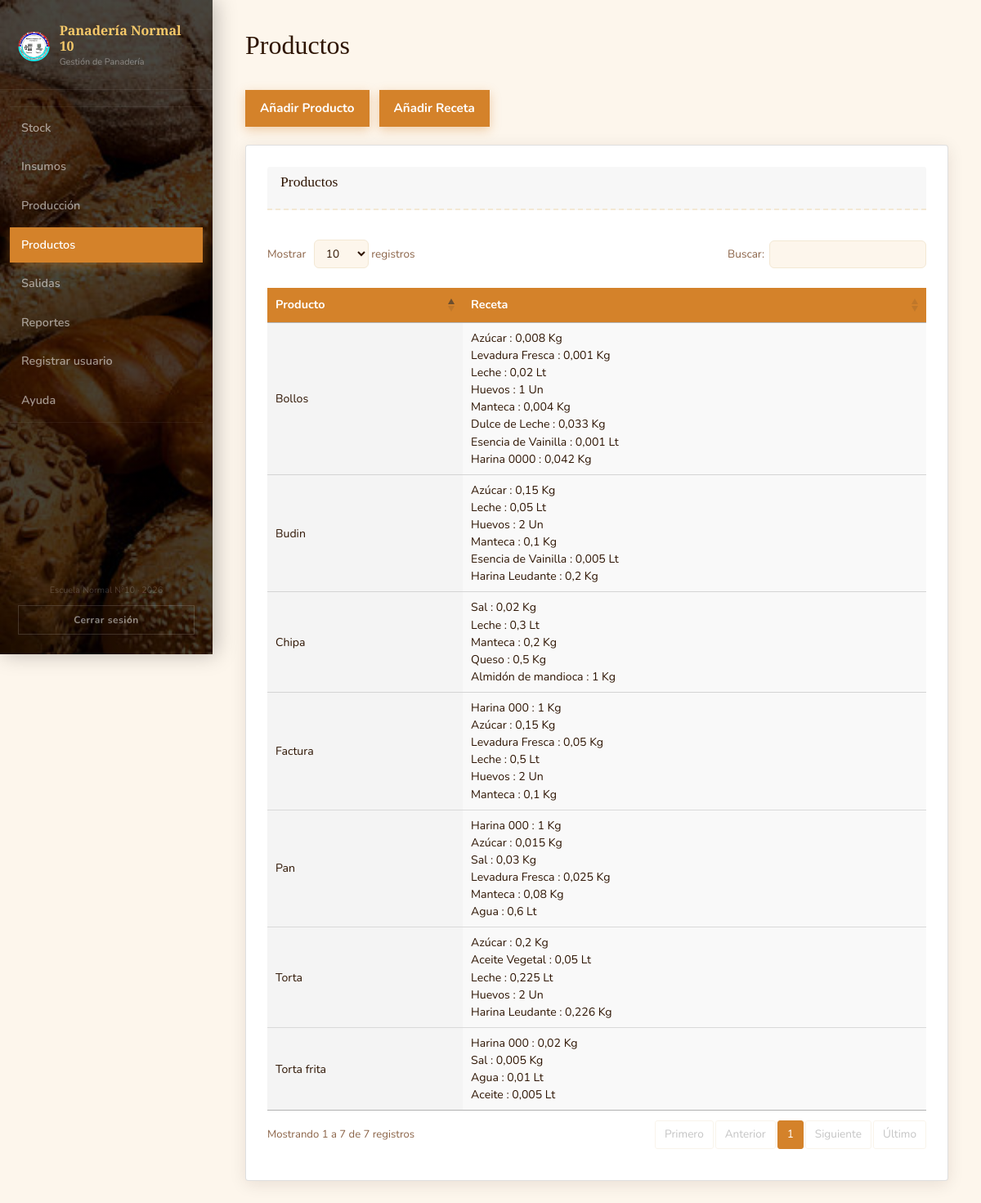
The app's page /productos.php (signed in) with its own data.
### tables this page shows
CREATE TABLE `productos` (
  `idproductos` int(11) NOT NULL,
  `idunidad_de_medida` int(11) NOT NULL,
  `nombre` varchar(45) NOT NULL
);

### PHP/utilidades.php (called while the page is built)
<?php
if (!function_exists('formatear_cantidad')) {
    function formatear_cantidad($numero) {
        $texto = number_format((float) $numero, 3, ',', '');
        return rtrim(rtrim($texto, '0'), ',') ?: '0';
    }
}

### productos.php (the view, shortened to what this page needs)
<?php
require_once 'conexion.php';
require_once 'PHP/utilidades.php';
?>
<!DOCTYPE html>
<html lang="es">
<head>
  <link rel="stylesheet" href="Framework/bootstrap-5.1.3/css/bootstrap.min.css"/>
  <link rel="stylesheet" href="Libreria/DataTables/datatables.min.css"/>
  <link rel="stylesheet" href="CSS/styles.css"/>
</head>
<body>
  <aside class="sidebar">
    <div class="sidebar-brand">
      <div class="brand-icon"><img src="CSS/Imagenes/Logo.png" alt="Logo panadería"></div>
      <div class="brand-text">
        <span class="brand-name">Panadería Normal 10</span>
        <span class="brand-sub">Gestión de Panadería</span>
      </div>
    </div>
    <ul class="nav-links">
      <?php include 'sidebar.php'; ?>
    </ul>
    <div class="sidebar-footer">
      <span>Escuela Normal N°10 · 2026</span>
      <a href="logout.php" class="btn-logout">Cerrar sesión</a>
    </div>
  </aside>
  <main class="main-content">
    <header class="page-header">
      <h1 class="page-title">Productos</h1>
    </header>
    <div class="acciones-productos">
      <a href="nuevo_producto.php" class="btn-primary">Añadir Producto</a>
      <a href="nueva_receta.php" class="btn-primary">Añadir Receta</a>
    </div>
    <section class="card" aria-label="Productos Registrados">
      <header class="card-header"><h2>Productos</h2></header>
      <div class="lista-productos">
        <?php
        $lista_productos = mysqli_query($conexion, "
            SELECT idproductos, nombre AS nombre_producto
            FROM productos
            ORDER BY nombre
        ");
        if (mysqli_num_rows($lista_productos) === 0): ?>
          <p class="sin-datos">No hay productos registrados.</p>
        <?php else: ?>
          <table id="tabla-productos" class="display">
            <thead>
              <tr>
                <th>Producto</th>
                <th>Receta</th>
              </tr>
            </thead>
            <tbody>
              <?php while ($producto = mysqli_fetch_assoc($lista_productos)): ?>
                <?php
                $receta_del_producto = mysqli_query($conexion, "
                    SELECT i.nombre AS nombre_insumo, r.cantidad, u.abreviatura
                    FROM receta r
                    INNER JOIN insumos i ON r.id_insumo = i.idinsumos
                    INNER JOIN unidad_de_medida u ON i.idunidad_de_medida = u.idunidad_de_medida
                    WHERE r.id_producto = {$producto['idproductos']}
                ");
                $partes_receta = [];
                while ($fila_receta = mysqli_fetch_assoc($receta_del_producto)) {
                    $partes_receta[] = htmlspecialchars($fila_receta['nombre_insumo']) . ' : ' . formatear_cantidad($fila_receta['cantidad']) . ' ' . htmlspecialchars($fila_receta['abreviatura']);
                }
                ?>
                <tr>
                  <td><?= htmlspecialchars($producto['nombre_producto']) ?></td>
                  <td><?= !empty($partes_receta) ? implode('<br>', $partes_receta) : 'Sin receta definida' ?></td>
                </tr>
              <?php endwhile; ?>
            </tbody>
          </table>
        <?php endif; ?>
      </div>
    </section>
  </main>
</body>
</html>

### CSS/styles.css (style rules this page uses)
*, *::before, *::after { box-sizing: border-box; margin: 0; padding: 0; }
:root { --cream: #fdf6ec; --cream-dark: #f3e8d4; --brown-dark: #2e1503; --brown-mid: #6b3a1f; --amber: #d4822a; --gold-light: #f5c96a; --red-accent: #c84b2f; --green: #5a8a3c; --text-main: #2e1503; --text-muted: #8b6347; --sidebar-w: 260px; --shadow: 0 4px 20px rgba(46, 21, 3, 0.1); }
html { scroll-behavior: smooth; }
body { min-height: 100vh; background: var(--cream); color: var(--text-main); font-family: 'Nunito', sans-serif; }
img { display: block; max-width: 100%; }
a { color: inherit; }
.main-content { flex: 1; margin-left: var(--sidebar-w); padding: 36px 40px; }
.page-header { display: flex; align-items: flex-end; justify-content: space-between; gap: 20px; margin-bottom: 28px; }
.page-title { color: var(--brown-dark); font-family: 'Playfair Display', serif; font-size: 2rem; }
.sidebar { position: fixed; top: 0; left: 0; z-index: 100; display: flex; flex-direction: column; width: var(--sidebar-w); height: 100vh; padding-bottom: 24px; background: linear-gradient(rgba(0, 0, 0, 0.72), rgba(0, 0, 0, 0.72)), url('Imagenes/Pan.jpg') center / cover no-repeat; box-shadow: 4px 0 24px rgba(0, 0, 0, 0.25); }
.sidebar-brand { display: flex; align-items: center; gap: 12px; padding: 28px 22px 24px; border-bottom: 1px solid rgba(255, 255, 255, 0.08); }
.brand-icon img { width: 40px; height: 40px; object-fit: contain; }
.brand-text { display: flex; flex-direction: column; }
.brand-name { color: var(--gold-light); font-family: 'Playfair Display', serif; font-size: 1rem; font-weight: 700; line-height: 1.2; }
.brand-sub { margin-top: 2px; color: rgba(255, 255, 255, 0.4); font-size: 0.68rem; }
.nav-links { display: flex; flex: 1; flex-direction: column; gap: 4px; padding: 20px 12px; list-style: none; }
.sidebar-footer { padding: 0 22px; color: rgba(255, 255, 255, 0.2); font-size: 0.68rem; text-align: center; }
.btn-logout { display: block; margin-top: 10px; padding: 8px 0; font-size: 0.75rem; font-weight: 700; letter-spacing: 0.04em; text-align: center; text-decoration: none; color: rgba(255, 255, 255, 0.5); border: 1px solid rgba(255, 255, 255, 0.15); transition: background 0.2s ease, color 0.2s ease, transform 0.2s ease; }
.card { margin-bottom: 22px; padding: 26px; overflow-x: auto; background: #fff; box-shadow: var(--shadow); }
.card-header { display: flex; align-items: center; justify-content: space-between; margin-bottom: 20px; padding-bottom: 14px; border-bottom: 2px dashed var(--cream-dark); }
.card-header h2 { color: var(--brown-dark); font-family: 'Playfair Display', serif; font-size: 1.1rem; }
.btn-primary, .btn-filtrar, .btn-limpiar, .btn-pdf { display: inline-flex; align-items: center; justify-content: center; min-height: 44px; padding: 11px 18px; color: #fff; font-family: 'Nunito', sans-serif; font-size: 0.95rem; font-weight: 700; text-decoration: none; background: var(--amber); border: none; box-shadow: 0 4px 12px rgba(212, 130, 42, 0.35); cursor: pointer; transition: transform 0.2s ease, background 0.2s ease, box-shadow 0.2s ease; }
.acciones-productos { display: flex; flex-wrap: wrap; gap: 12px; margin: 14px 0 22px; }
.lista-productos { display: flex; flex-direction: column; gap: 10px; }
table { width: 100%; margin-bottom: 12px; border-collapse: collapse; }
table th { padding: 10px; color: #fff; font-size: 0.9rem; font-weight: 700; text-align: left; background: var(--amber); }
table td { padding: 8px 10px; font-size: 0.88rem; }
table tbody tr:nth-child(even) { background: #f9f9f9; }
@media (max-width: 1200px) { .page-header { flex-wrap: wrap; } }

### records on screen
productos: nombre "Bollos", partes_receta "Azúcar : 0,008 Kg Levadura Fresca : 0,001 Kg Leche : 0,02 Lt Huevos : 1 Un Manteca : 0,004 Kg Dulce de Leche : 0,033 Kg Esencia de Vainilla : 0,001 Lt Harina 0000 : 0,042 Kg"
productos: nombre "Budin", partes_receta "Azúcar : 0,15 Kg Leche : 0,05 Lt Huevos : 2 Un Manteca : 0,1 Kg Esencia de Vainilla : 0,005 Lt Harina Leudante : 0,2 Kg"
productos: nombre "Chipa", partes_receta "Sal : 0,02 Kg Leche : 0,3 Lt Manteca : 0,2 Kg Queso : 0,5 Kg Almidón de mandioca : 1 Kg"
productos: nombre "Factura", partes_receta "Harina 000 : 1 Kg Azúcar : 0,15 Kg Levadura Fresca : 0,05 Kg Leche : 0,5 Lt Huevos : 2 Un Manteca : 0,1 Kg"
productos: nombre "Pan", partes_receta "Harina 000 : 1 Kg Azúcar : 0,015 Kg Sal : 0,03 Kg Levadura Fresca : 0,025 Kg Manteca : 0,08 Kg Agua : 0,6 Lt"
productos: nombre "Torta", partes_receta "Azúcar : 0,2 Kg Aceite Vegetal : 0,05 Lt Leche : 0,225 Lt Huevos : 2 Un Harina Leudante : 0,226 Kg"
productos: nombre "Torta frita", partes_receta "Harina 000 : 0,02 Kg Sal : 0,005 Kg Agua : 0,01 Lt Aceite : 0,005 Lt"

### other values on screen
$item['etiqueta'] "Stock"
$item['etiqueta'] "Insumos"
$item['etiqueta'] "Producción"
$item['etiqueta'] "Productos"
$item['etiqueta'] "Salidas"
$item['etiqueta'] "Reportes"
$item['etiqueta'] "Registrar usuario"
$item['etiqueta'] "Ayuda"
